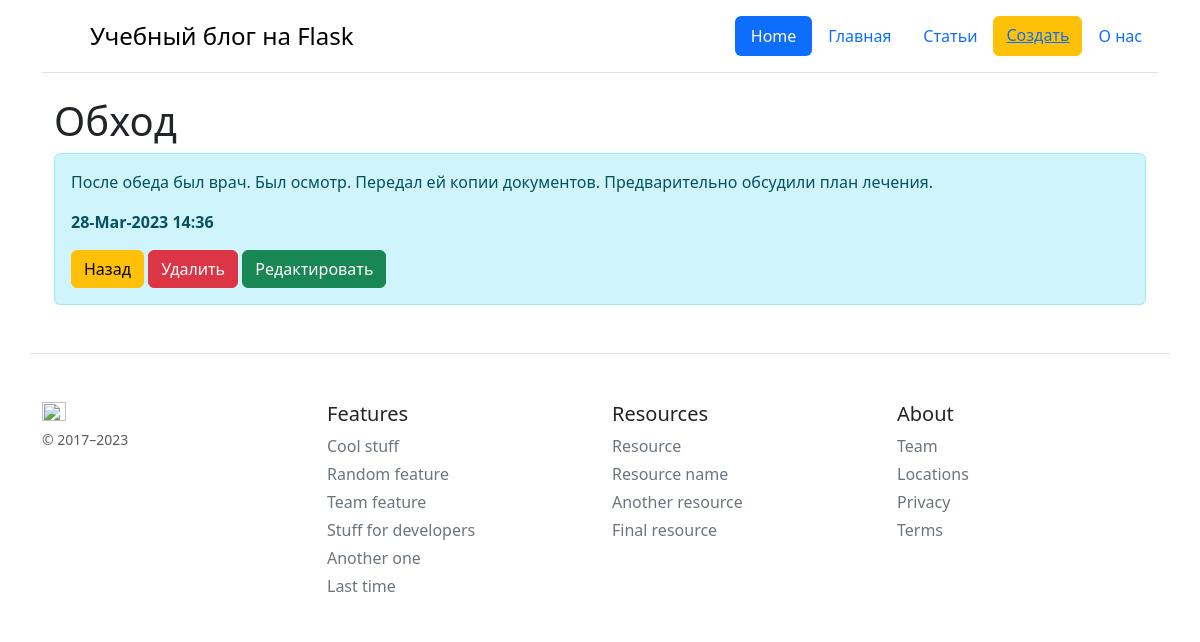
Page /posts/3 on the committed database.
### app.py (models this page shows, shortened)
class Article(db.Model):
    id = db.Column(db.Integer, primary_key=True)
    title = db.Column(db.String(100), nullable=False)
    intro = db.Column(db.String(300), nullable=False)
    text = db.Column(db.Text, nullable=False)
    utc = tz.tzutc()
    local = tz.tzlocal()
    utc_now = datetime.utcnow()
    utc_now = utc_now.replace(tzinfo=utc)
    local_now = utc_now.astimezone(local)
    date = db.Column(db.DateTime, default=local_now)

### app.py (the view)
@app.route('/posts/<int:id>')
def post_detail(id):
    article = Article.query.get(id)
    return render_template("post_detail.html", article=article)

### templates/post_detail.html (shortened to what this page needs)
{% extends 'base.html' %}
{% block body %}
<div class="container">
    <H1>{{ article.title }}</H1>
    <div class="alert alert-info">
        <p>{{ article.text }}</p>
        <p><b>{{ article.date.strftime("%d-%b-%Y %H:%M") }} </b></p>
        <a href="/posts" class="btn btn-warning">Назад</a>
        <a href="/posts/{{ article.id }}/delete" class="btn btn-danger">Удалить</a>
        <a href="/posts/{{ article.id }}/update" class="btn btn-success">Редактировать</a>
    </div>
</div>
{% endblock %}

### rows in the picture
Article: title "Обход", text "После обеда был врач. Был осмотр. Передал ей копии документов. Предварительно обсудили план лечения.", date "28-Mar-2023 14:36"
